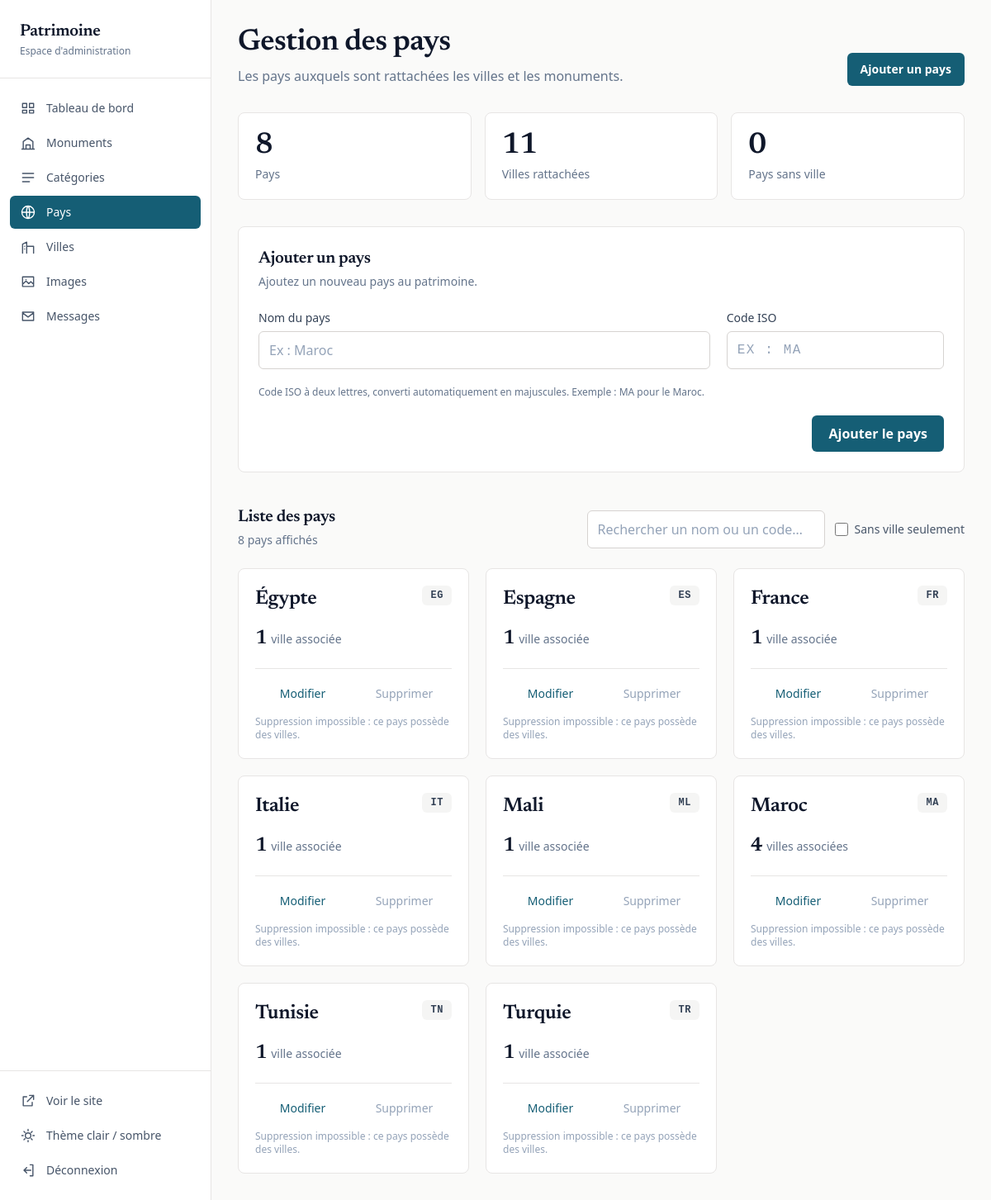
The page /admin/pays.php (signed in) on the database its author committed.
### tables this page shows
CREATE TABLE `pays` (
  `id` int(11) NOT NULL,
  `nom` varchar(100) NOT NULL,
  `code_iso` char(2) NOT NULL
);

### admin/pays.php (the view, shortened to what the rows shown need)
<?php
if (!function_exists('h')) {
    function h($value) {
        return htmlspecialchars((string)$value, ENT_QUOTES, 'UTF-8');
    }
}
$edition = null;
$stmt = mysqli_prepare(
    $conn,
    "SELECT
        p.id,
        p.nom,
        p.code_iso,
        COUNT(v.id) AS total_villes
     FROM pays p
     LEFT JOIN ville v ON v.pays_id = p.id
     GROUP BY p.id, p.nom, p.code_iso
     ORDER BY p.nom ASC"
);
mysqli_stmt_execute($stmt);
$pays = mysqli_stmt_get_result($stmt);
$totalPays = mysqli_num_rows($pays);
$listePays = mysqli_fetch_all($pays, MYSQLI_ASSOC);
?>
<!DOCTYPE html>
<html lang="fr">
<head>
<script src="https://cdn.tailwindcss.com"></script>
</head>
<body class="bg-stone-50 dark:bg-slate-950">
<div class="admin flex min-h-screen">
    <main class="flex-1 min-w-0 pl-16 lg:pl-64">
        <div class="max-w-6xl mx-auto px-4 sm:px-8 py-8">
            <header class="flex flex-col sm:flex-row sm:items-end sm:justify-between gap-4 mb-8">
                <div>
                    <h1 class="titre-serif text-3xl sm:text-4xl text-slate-900 dark:text-white">
                        Gestion des pays
                    </h1>
                </div>
            </header>
            <section id="form-pays"
                     class="scroll-mt-6 rounded-lg bg-white dark:bg-slate-900
                            border border-stone-200 dark:border-slate-800 p-5 sm:p-6 mb-10">
                <div class="flex items-center justify-between gap-3 mb-6">
                    <div>
                        <h2 class="titre-serif text-xl text-slate-900 dark:text-white">
                            <?= $edition ? "Modifier le pays" : "Ajouter un pays" ?>
                        </h2>
                    </div>
                </div>
            </section>
            <section aria-labelledby="titre-liste">
                <div class="flex flex-col lg:flex-row lg:items-end lg:justify-between gap-4 mb-6">
                    <div>
                        <h2 id="titre-liste" class="titre-serif text-xl text-slate-900 dark:text-white">
                            Liste des pays
                        </h2>
                    </div>
                </div>
                <?php if ($totalPays === 0): ?>
                    <div class="rounded-lg border border-dashed border-stone-300 dark:border-slate-700 p-12 text-center">
                        <h3 class="font-semibold text-slate-800 dark:text-white">Aucun pays disponible</h3>
                        <p class="text-sm text-slate-500 dark:text-slate-400 mt-2">
                            Les pays ajoutés apparaîtront ici.
                        </p>
                    </div>
                <?php else: ?>
                    <div id="grille" class="grid grid-cols-1 sm:grid-cols-2 lg:grid-cols-3 gap-5">
                        <?php foreach ($listePays as $country): ?>
                            <?php $nbVilles = (int)$country['total_villes']; ?>
                            <article class="flex flex-col rounded-lg bg-white dark:bg-slate-900
                                            border border-stone-200 dark:border-slate-800 p-5
                                            hover:border-cyan-600 dark:hover:border-cyan-500 transition-colors"
                                     data-nb="<?= $nbVilles ?>"
                                     data-texte="<?= h($country['nom'] . ' ' . $country['code_iso']) ?>">
                                <div class="flex items-start justify-between gap-3">
                                    <h3 class="titre-serif text-2xl text-slate-900 dark:text-white truncate">
                                        <?= h($country['nom']) ?>
                                    </h3>
                                    <span class="shrink-0 px-2.5 py-1 rounded-md bg-stone-100 dark:bg-slate-800
                                                 text-slate-700 dark:text-slate-300 font-mono text-xs font-bold tracking-wider">
                                        <?= h($country['code_iso']) ?>
                                    </span>
                                </div>
                                <p class="mt-4 text-sm text-slate-500 dark:text-slate-400 flex-1">
                                    <span class="titre-serif text-2xl tabular-nums text-slate-900 dark:text-white">
                                        <?= $nbVilles ?>
                                    </span>
                                    ville<?= $nbVilles > 1 ? 's' : '' ?> associée<?= $nbVilles > 1 ? 's' : '' ?>
                                </p>
                                <div class="flex items-center gap-2 border-t border-stone-200 dark:border-slate-800 mt-5 pt-3">
                                    <a href="pays.php?modifier=<?= (int)$country['id'] ?>#form-pays"
                                       class="flex-1 text-center text-sm font-medium text-cyan-800 dark:text-cyan-400
                                              hover:bg-cyan-50 dark:hover:bg-cyan-950/40 rounded-md py-2 transition-colors">
                                        Modifier
                                    </a>
                                    <?php if ($nbVilles === 0): ?>
                                        <button type="button" data-supprimer="<?= (int)$country['id'] ?>"
                                                data-titre="<?= h($country['nom']) ?>"
                                                class="flex-1 text-sm font-medium text-red-700 dark:text-red-400
                                                       hover:bg-red-50 dark:hover:bg-red-950/30 rounded-md py-2 transition-colors">
                                            Supprimer
                                        </button>
                                    <?php else: ?>
                                        <button type="button" disabled
                                                title="Ce pays possède des villes."
                                                class="flex-1 text-sm font-medium text-slate-400 dark:text-slate-500
                                                       rounded-md py-2 cursor-not-allowed">
                                            Supprimer
                                        </button>
                                    <?php endif; ?>
                                </div>
                                <?php if ($nbVilles > 0): ?>
                                    <p class="text-xs text-slate-400 dark:text-slate-500 mt-2">
                                        Suppression impossible : ce pays possède des villes.
                                    </p>
                                <?php endif; ?>
                            </article>
                        <?php endforeach; ?>
                    </div>
                <?php endif; ?>
            </section>
        </div>
    </main>
</div>
</body>
</html>

### rows shown on the page
pays: nom "Égypte", code_iso "EG", nbVilles "1"
pays: nom "Espagne", code_iso "ES", nbVilles "1"
pays: nom "France", code_iso "FR", nbVilles "1"
pays: nom "Italie", code_iso "IT", nbVilles "1"
pays: nom "Mali", code_iso "ML", nbVilles "1"
pays: nom "Maroc", code_iso "MA", nbVilles "4"
pays: nom "Tunisie", code_iso "TN", nbVilles "1"
pays: nom "Turquie", code_iso "TR", nbVilles "1"

### other values the page prints
$libelle "Tableau de bord"
$libelle "Monuments"
$libelle "Catégories"
$libelle "Pays"
$libelle "Villes"
$libelle "Images"
$libelle "Messages"
$val "8"
$lib "Pays"
$val "11"
$lib "Villes rattachées"
$val "0"
$lib "Pays sans ville"
$totalPays "8"
